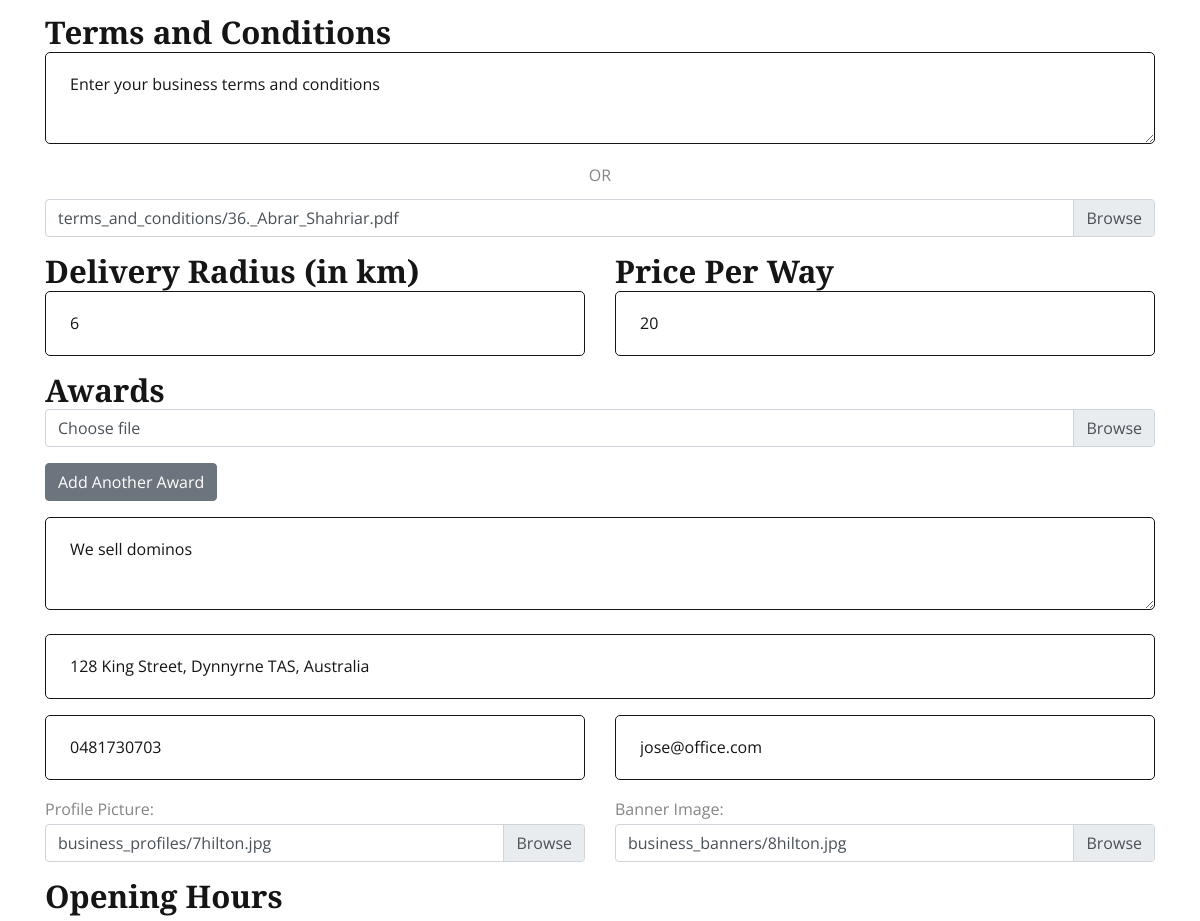
Before: /business/namecheap/edit/ (signed in, middle part) with the older database file.
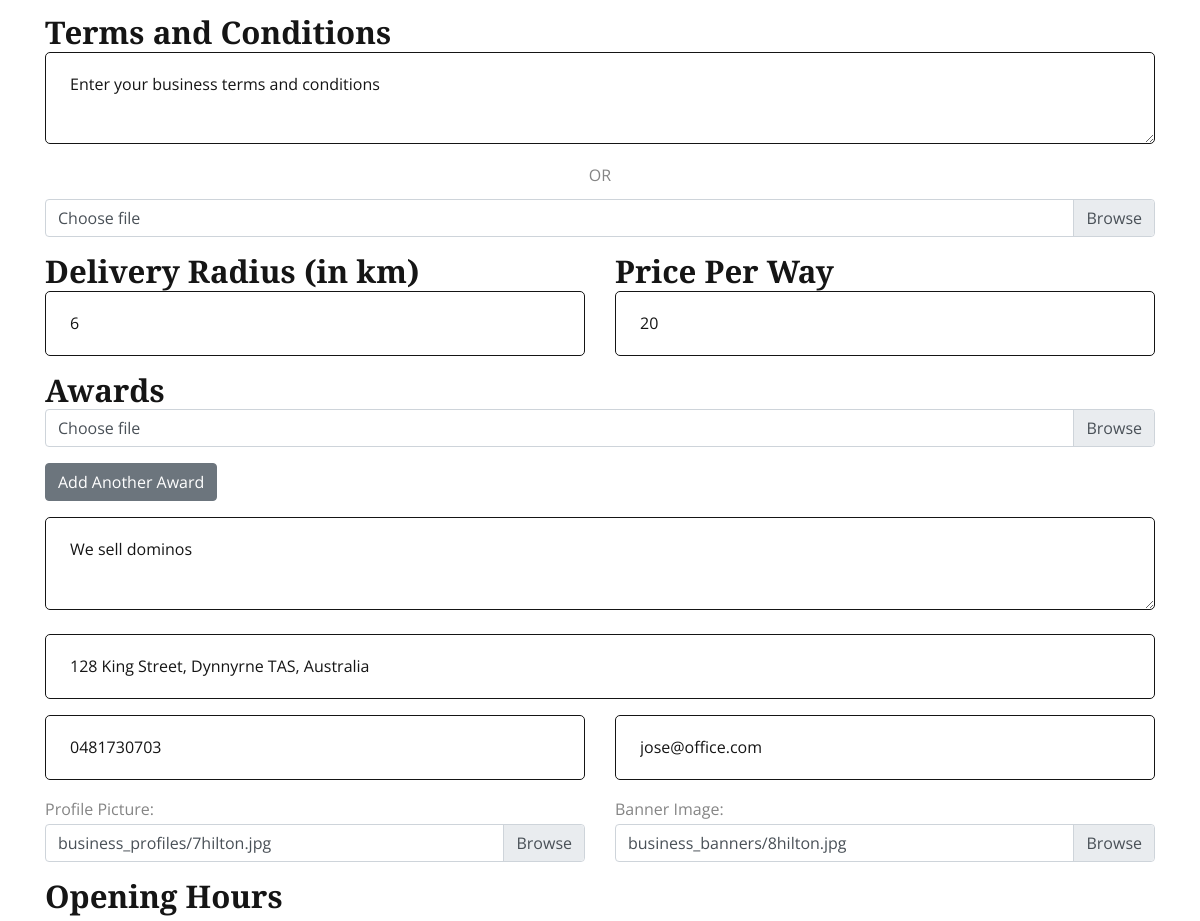
After: the same page with the newer database file.
### event/models.py (models this page shows, shortened)
class Business(models.Model):
    seller = models.OneToOneField(CustomUser, on_delete=models.CASCADE, related_name='business')
    business_name = models.CharField(max_length=100)
    description = models.TextField()
    business_slug = models.SlugField(unique=True, blank=True)
    states = models.ManyToManyField(State)
    address = models.CharField(max_length=255, null=True, blank=True)
    latitude = models.DecimalField(max_digits=9, decimal_places=6, null=True, blank=True)
    longitude = models.DecimalField(max_digits=9, decimal_places=6, null=True, blank=True)
    phone = models.CharField(max_length=20)
    terms_and_conditions = models.TextField(blank=True, null=True)
    terms_and_conditions_pdf = models.FileField(upload_to='terms_and_conditions/', blank=True, null=True)
    email = models.EmailField(blank=True, null=True)
    profile_picture = models.ImageField(upload_to='business_profiles/', blank=True, null=True)
    banner_image = models.ImageField(upload_to='business_banners/', blank=True, null=True)
    event_categories = models.ManyToManyField(EventCategory, related_name='businesses')
    is_featured = models.BooleanField(default=False)
    stripe_account_id = models.CharField(max_length=255, blank=True, null=True)
    delivery_radius = models.IntegerField(null=True, blank=True, validators=[MinValueValidator(1), MaxValueValidator(100)], help_text='Enter the delivery radius in kilometers.')
    price_per_way = models.IntegerField(null=True, blank=True, help_text='Enter the delivery fee per way. The total fee will be twice this amount for a round trip.')

### event/views.py (the view, shortened to what this page needs)
# urls.py: path('business/<slug:business_slug>/edit/', views.edit_business, name='edit_business'),
@login_required
def edit_business(request, business_slug):
    business = get_object_or_404(Business, business_slug=business_slug)
    if request.user != business.seller:
        return redirect('business_detail', business_slug=business.business_slug)
    states = State.objects.all()
    event_categories = EventCategory.objects.all()
    context = {
        'business': business,
        'states': states,
        'event_categories': event_categories,
        'day_choices': OpeningHour.DAY_CHOICES,
        'GOOGLE_MAPS_API_KEY': settings.GOOGLE_MAPS_API_KEY,
    }
    return render(request, 'event/edit_business.html', context)

### event/context_processors.py (called while the page is built)
def cart_item_count(request):
    if request.user.is_authenticated:
        cart_items = Cart.objects.filter(user=request.user).aggregate(total_quantity=Sum('quantity'))
        return {'cart_item_count': cart_items['total_quantity'] or 0}
    else:
        return {'cart_item_count': 0}

def unread_message_count(request):
    if request.user.is_authenticated:
        unread_count = Message.objects.filter(
            recipient=request.user,
            is_read=False
        ).filter(
            Q(business__isnull=True) | Q(business__isnull=False)
        ).count()
    else:
        unread_count = 0
    return {
        'unread_message_count': unread_count,
    }

def business_order_count(request):
    order_count = 0
    if request.user.is_authenticated and hasattr(request.user, 'business'):
        business = request.user.business
        order_count = Order.objects.filter(items__product__business=business, order_status='ordered').distinct().count()
    return {'business_order_count': order_count}

def popular_products(request):
    popular_products = Product.objects.filter(is_popular=True)
    return {
        'popular_products': popular_products
    }

### event/templates/event/edit_business.html (shortened to what this page needs)
{% extends "event/base.html" %}
{% load static %}
{% block content %}
<section class="section-holder" style="margin-top: 120px;">
    <div class="container">
        <div class="row">
            <div class="col-lg-12">
                <div id="contact-form-holder">
                    <form method="post" id="contact-form" action="{% url 'edit_business' business.business_slug %}" enctype="multipart/form-data">
                        <div class="row margin-b24 mt-3">
                            <div class="col-md-12 margin-bm24 mt-3">
                                <h3>Terms and Conditions</h3>
                                <textarea name="terms_and_conditions" class="comm-field" placeholder="Enter your business terms and conditions">{{ business.terms_and_conditions }}</textarea>
                                <div style="text-align: center; margin: 10px 0;">OR</div>
                                <div class="custom-file">
                                    <label class="custom-file-label" for="terms_and_conditions_pdf">
                                        {% if business.terms_and_conditions_pdf %}
                                            {{ business.terms_and_conditions_pdf.name }}
                                        {% else %}
                                            Choose file
                                        {% endif %}
                                    </label>
                                </div>
                            </div>
                            <div class="col-md-6 margin-bm24 mt-3">
                                <h3>Delivery Radius (in km)</h3>
                                <input type="number" name="delivery_radius" class="comm-field" min="1" max="100" placeholder="Enter delivery radius in kilometers" value="{{ business.delivery_radius }}">
                            </div>
                            <div class="col-md-6 margin-bm24 mt-3">
                                <h3>Price Per Way</h3>
                                <input type="number" name="price_per_way" class="comm-field" min="0" placeholder="Enter price per way" value="{{ business.price_per_way }}">
                            </div>
                            <div class="col-md-12 margin-bm24 mt-3">
                                <h3>Awards</h3>
                                <div id="awards-container">
                                    <div class="custom-file">
                                        <label class="custom-file-label" for="awards-input">Choose file</label>
                                    </div>
                                </div>
                                <button type="button" onclick="addAwardField()" class="btn btn-secondary mt-3">Add Another Award</button>
                            </div>
                            <div class="col-md-12 margin-bm24 mt-3">
                                <textarea name="description" class="comm-field" placeholder="Description" required>{{ business.description }}</textarea>
                            </div>
                            <div class="col-md-12 margin-bm24 mt-3">
                                <input type="text" id="address-input" name="address" class="comm-field" placeholder="Start typing your address" required value="{{ business.address }}"/>
                            </div>
                            <div class="col-md-6 margin-bm24 mt-3">
                                <input type="tel" name="phone" class="comm-field" placeholder="Phone" value="{{ business.phone }}" required/>
                            </div>
                            <div class="col-md-6 margin-bm24 mt-3">
                                <input type="email" name="email" class="comm-field" placeholder="Email" value="{{ business.email }}" required/>
                            </div>
                            <div class="col-md-6 margin-bm24 mt-3">
                                <label for="profile_picture">Profile Picture:</label>
                                <div class="custom-file">
                                    <label class="custom-file-label" for="profile_picture">
                                        {% if business.profile_picture %}
                                            {{ business.profile_picture.name }}
                                        {% else %}
                                            Choose file
                                        {% endif %}
                                    </label>
                                </div>
                            </div>
                            <div class="col-md-6 margin-bm24 mt-3">
                                <label for="banner_image">Banner Image:</label>
                                <div class="custom-file">
                                    <label class="custom-file-label" for="banner_image">
                                        {% if business.banner_image %}
                                            {{ business.banner_image.name }}
                                        {% else %}
                                            Choose file
                                        {% endif %}
                                    </label>
                                </div>
                            </div>
                            <div class="col-md-12 margin-bm24 mt-3">
                                <h3>Opening Hours</h3>
                            </div>
                        </div>
                    </form>
                </div>
            </div>
        </div>
    </div>
</section>
{% endblock content %}

### event/templates/event/base.html (shortened to what this page needs)
<!DOCTYPE html>
<html lang="en-US">
{% load static %}
<head>
    <link rel='stylesheet' id='bootstrap-css' href='{% static "event/css/bootstrap/css/bootstrap.css" %}' type='text/css' media='all' />
    <link rel='stylesheet' id='font-awesome' href='{% static "event/css/fontawesome/css/all.css" %}' type='text/css' media='all' />
    <link rel='stylesheet' id='owl-carousel' href='{% static "event/js/owl-carousel/owl.carousel.css" %}' type='text/css' media='all' />
    <link rel='stylesheet' id='gleam-style-css' href='{% static "event/style.css" %}' type='text/css' media='all' />
</head>
<body class="home no-top-image">
    <div class="page-holder custom-page-template page-full fullscreen-page home-page-content clearfix">
        {% block content %}
        {% endblock %}
    </div>
</body>
</html>

### event/static/event/style.css (style rules this page uses)
:root { --body-font: Open Sans, sans-serif; --body-color: #858585; --body-background: #ffffff; --body-font-size: 16px; --body-line-height: 1.7; --headings-font: Cormorant, serif; --headings-color: #151515; --primary-color: #710919; --extra-color1: #acdae2; --white-color: #ffffff; --menu-normal-color: #ffffff; --menu-hover-color: #ffffff; --submenu-background-color: #ffffff; --submenu-normal-color: #0e1219; --submenu-hover-color: #710919; --footer-background-color: #151515; --footer-color: #eaeaea; --footer-title-color: #ffffff; --headings-h1-size: 3.5rem; --headings-h2-size: 3rem; --headings-h3-size: 2.25rem; --headings-h4-size: 2rem; --headings-h5-size: 1.5rem; --headings-h6-size: 1rem; }
*, html, body, div, dl, dt, dd, ul, ol, li, h1, h2, h3, h4, h5, h6, pre, form, label, fieldset, input, p, blockquote, th, td { margin: 0; padding: 0; }
h1, h2, h3, h4, h5, h6 { font-weight: normal; }
button, input, select, textarea { font-size: 100%; margin: 0; vertical-align: baseline; *vertical-align: middle; }
article, aside, figure, footer, header, hgroup, nav, section { display: block; }
* { -webkit-box-sizing: border-box; -moz-box-sizing: border-box; box-sizing: border-box; }
html { -moz-osx-font-smoothing: grayscale; -webkit-font-smoothing: antialiased; font-smoothing: antialiased; text-rendering: optimizeLegibility; }
body { -moz-osx-font-smoothing: grayscale; -webkit-font-smoothing: antialiased; font-smoothing: antialiased; -webkit-text-size-adjust: 100%; -webkit-overflow-scrolling: touch; text-rendering: optimizeLegibility; background: var(--body-background); color: var(--body-color); font-family: var(--body-font); font-size: var(--body-font-size); font-weight: 400; line-height: var(--body-line-height); overflow-x: hidden; }
.h1, .h2, .h3, .h4, .h5, .h6, h1, h2, h3, h4, h5, h6 { font-weight:700; font-family: var(--headings-font); line-height:1.2; color:var(--headings-color); }
.h3, h3 { font-size:var(--headings-h3-size); }
.section-holder { margin-bottom: 108px; }
.comm-field, .contact-field, #msg-contact, .wpcf7-text, .wpcf7-textarea { width: 100%; padding: 18px 24px; border: 1px solid #151515; background: none; border-radius: 5px; color: #151515; }
.margin-b24 { margin-bottom: 24px; }
@media (min-width: 768px) { .container { max-width: 100%; } }
@media (min-width: 1024px) { .container { max-width: 960px; } }
@media (min-width: 1200px) { .container { max-width: 1140px; } }
@media (max-width: 1200px) { .h3, h3 { font-size:calc(1.5rem + .6vw); } }

Changed rows visible on the page:
changed Business "business_profiles/7hilton.jpg": terms_and_conditions_pdf.name "terms_and_conditions/36._Abrar_Shahriar.pdf" → (not shown)
Other visible differences:
text now shown: "Choose file"
